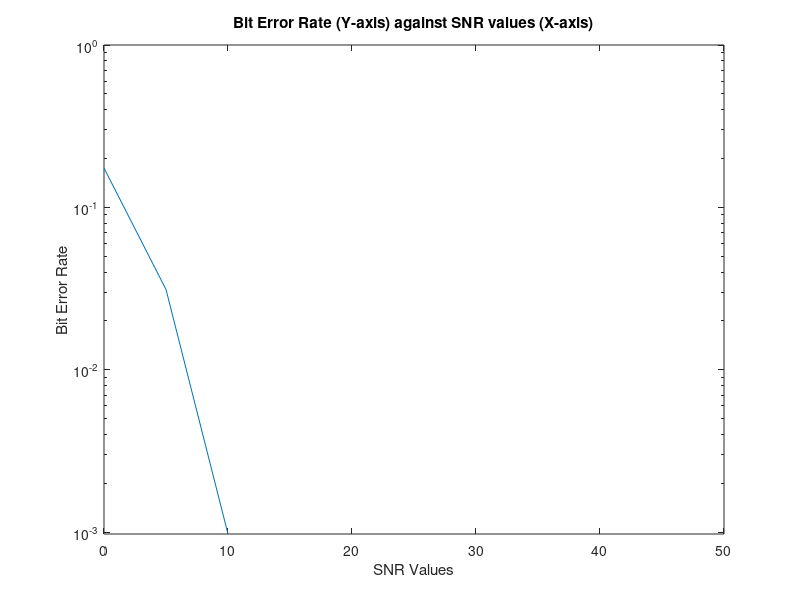

This chart was generated by the following MATLAB code:
%[1-1]
%Generate random binary digits (0 or 1) 
noOfBits = 1024;
inputData = randi([0, 1], [1, noOfBits]);

%[1-2]
%Convert binary digits to +/- 1 (1->+1, 0->-1) => Data for transmission
%Replace 0 to -1
inputData(inputData==0) = -1;

%[1-14]
%Simulation for different SNR values
SNR = 0:5:50; %Loop from 0 to 50 (in multiples of 5)

%[1-6]
%Assume input data has unit power
S=1; 

%[1-16]
bitErrorRate = zeros(1,11); %Initialise an array of 1-by-11 zeros to store error rate
SNRvalues = zeros(1,11); %Initialise an array of 1-by-11 zeros to store SNR values
arrayIndex = 1; %To count the array index for storage

for i = SNR %Loop from 0 to 50 (in multiples of 5)
    %[1-11]
    noOfErrors = 0; %Count number of errors for each SNR
    
    %[1-6]
    N=S./(10.^(i./10)); %Obtain noise variance (10log10 = S/N)
    
    %[1-3 && 1-7]
    %AWGN function applys White Gaussian Noise to inputData
    outputSignal = awgn(inputData,i,N); %i=SNR, N=noise variance
    
    %[1-8]
    %Convert outputSignal to 0/1
    %(outputSignal >= 0) -> 1
    %(outputSignal < 0) -> 0
    threshold = 0; 
    outputSignal(outputSignal>=threshold) = 1;
    outputSignal(outputSignal<threshold) = 0;
    
    %[1-9]
    %Conpute bit error rate
    for count=1:noOfBits %Loop from 1 to 1024
        %If inputData > 0 but outputSignal < 0, error
        %If inputData <= 0 but outputSignal >= 0, error
        if (inputData(count) > threshold && outputSignal(count) == 0) || (inputData(count) <= threshold && outputSignal(count) == 1)
            noOfErrors = noOfErrors + 1;
        end
    end
    %[1-16]
    SNRvalues(arrayIndex)=i; %Store current SNR value into array
    bitErrorRate(arrayIndex)= noOfErrors/noOfBits; %Store the bitErrorRate into array
    arrayIndex=arrayIndex+1;
end

%[1-15]
%Plot the results
semilogy(SNRvalues, bitErrorRate);
axis([0 50 -1 1])
title("Bit Error Rate (Y-axis) against SNR values (X-axis)");
xlabel('SNR Values');
ylabel('Bit Error Rate');
